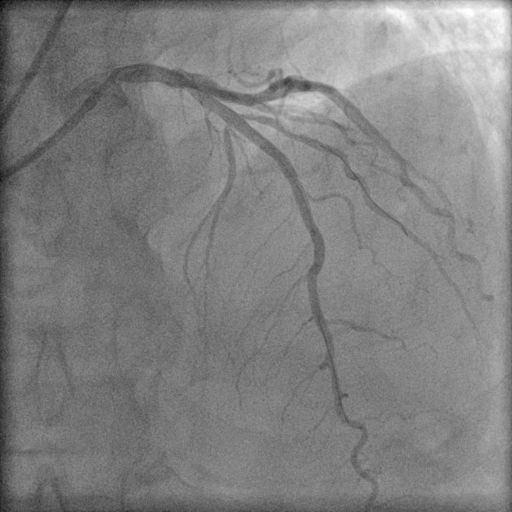
#> input picture Image_2.png, 512 x 512 px
$ python Segmentation_2.py
#> lines starting #> are read from the running program, lines starting #| are printed output that depends on the picture; after the words box and inside, x2 and y2 are one past the last pixel; in counts of white or black regions, pixels touching at a corner belong together
'''
Projekt w ramach przedmiotu Komputerowe Wspomaganie Obrazowej Diadnostyki Medycznej
wykrywanie przeweżen w tetnicach wieńcowych
'''

# ############################################## BIBLIOTEKI ########################################################## #
import numpy as np
import cv2 as cv
from matplotlib import pyplot as plt
from scipy import ndimage
import pandas as pd
from skimage.morphology import skeletonize
from skimage import data
from skimage.util import invert

# ############################################### FUNKCJE WLASNE ##################################################### #
def number(snc):
    img_rows, img_cols = snc.shape
    max_img = snc.max()
    min_img = snc.min()
    num_vec = np.zeros(max_img+1)
    for i in range(img_cols):
        for j in range(img_rows):
            pom = snc[i, j]
            if pom != 2:
                num_vec[pom] = num_vec[pom]+1
    num = 0
    max_value = num_vec.max()
    for i in range(max_img+1):
        if num_vec[i] == max_value:
            num = i

    return num

def imadjust(snc, a, b, c, d, gamma=1):
    img_rows, img_cols = snc.shape
    y = snc
    for i in range(img_cols):
        for j in range(img_rows):
            if snc[j, i] <= a:
                y[j, i] = c
            elif snc[j, i] >= b:
                y[j, i] = d
            else:
                y[j, i] = int((((snc[j, i] - a) / (b - a)) ** gamma) * (d - c) + c)

    return y

# ############################################## WCZYTYWANIE OBRAZÓW ################################################# #
img_gray = cv.imread('Image_2.png', 0)
#> img_gray is the input picture: shape (512, 512); min 4, max 255, mean 128.9

'''plt.imshow(img_gray, 'gray')
plt.show()'''
# ######################################## PRZYGOTOWANIE DO SEGMENTACJI ############################################## #

# FILTRACJA ____________________________________________________________________________________________________________
img_gray_filtr = cv.medianBlur(img_gray, 5)

# WYROWNANIE HISTOGRAMU ________________________________________________________________________________________________
clahe = cv.createCLAHE(clipLimit=1., tileGridSize=(3, 3))
img_gray_equal = clahe.apply(img_gray_filtr)

'''plt.imshow(img_gray_equal, 'gray')
plt.show()'''

# NIELINIOWA ZMIANA JASNOSCI ___________________________________________________________________________________________
down_tresh = 0      # TO DO STEROWANIA
up_thresh = 200     # TO DO STEROWANIA
gamma = 1.4        # TO DO STEROWANIA
img_gamma = imadjust(img_gray_equal, down_tresh, up_thresh, 10, 255, gamma)
#> after the loop in imadjust, `for i in range(img_cols):`:
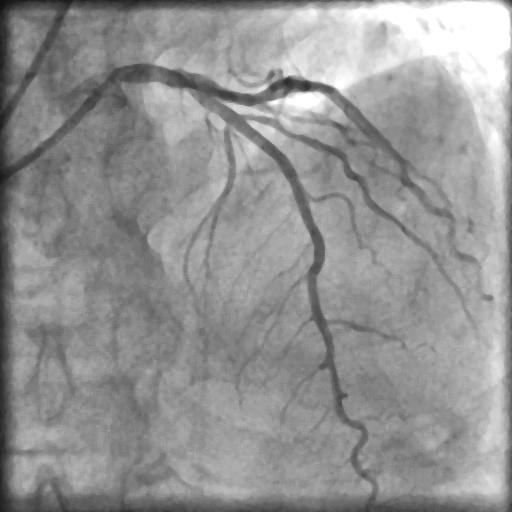
#> y: shape (512, 512); min 14, max 255, mean 147.4

'''plt.imshow(img_gamma, 'gray')
plt.show()'''
# ########################################## KONIEC PRZYGOTOWANIA DO SEGMENTACJI ##################################### #


# ###################################################### SEGMENTACJA ################################################# #

# PROGOWANIE ___________________________________________________________________________________________________________
thresh = 200 #TO DO STROWANIA

img_bin = cv.adaptiveThreshold(img_gray_filtr, thresh, cv.ADAPTIVE_THRESH_GAUSSIAN_C, cv.THRESH_BINARY_INV, 17, 5)
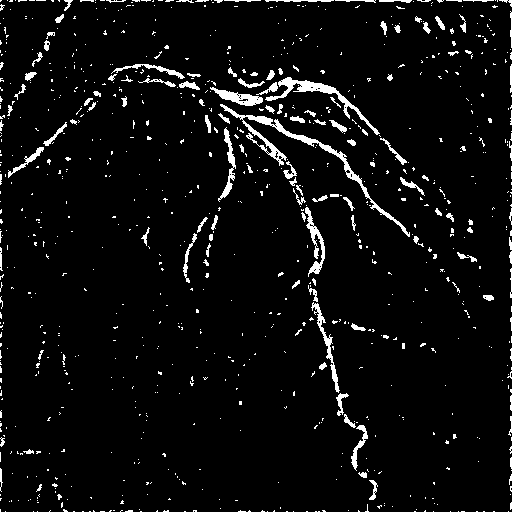
#> img_bin: shape (512, 512); values 0 (black) and 200 (white), 4.8% white; 898 white regions (778 under 20 px), largest, box (x1, y1, x2, y2) and area: (220, 104, 410, 237) 1441, (265, 77, 380, 135) 834, (305, 207, 325, 277) 452
img_bin_bg = cv.adaptiveThreshold(img_gray_filtr, thresh, cv.ADAPTIVE_THRESH_GAUSSIAN_C, cv.THRESH_BINARY_INV, 21, 5)
#> img_bin_bg: shape (512, 512); values 0 (black) and 200 (white), 6.5% white; 931 white regions (792 under 20 px), largest, box (x1, y1, x2, y2) and area: (219, 104, 411, 237) 2058, (205, 77, 407, 165) 1687, (308, 285, 368, 472) 1114


# MORFOLOGIA ___________________________________________________________________________________________________________
kernel = cv.getStructuringElement(cv.MORPH_ELLIPSE, (5, 5))
kernel_d = cv.getStructuringElement(cv.MORPH_RECT, (3, 3))
kernel_e = cv.getStructuringElement(cv.MORPH_CROSS, (3, 3))

maska_fg_true = cv.dilate(img_bin, kernel_d, iterations=4)
#> maska_fg_true: shape (512, 512); values 0 (black) and 200 (white), 34.7% white; 192 white regions, largest, box (x1, y1, x2, y2) and area: (0, 0, 512, 512) 56789, (0, 406, 54, 512) 1525, (43, 465, 146, 512) 1329
sure_fg = cv.erode(maska_fg_true, kernel_e, iterations=3)
#> sure_fg: shape (512, 512); values 0 (black) and 200 (white), 17.1% white; 219 white regions (97 under 20 px), largest, box (x1, y1, x2, y2) and area: (0, 0, 512, 512) 34078, (0, 409, 51, 512) 734, (51, 473, 143, 512) 601
sure_fg = np.uint8(sure_fg)
plt.imshow(sure_fg, 'gray')
plt.show()

maska_bg_true = cv.erode(img_bin_bg, kernel_d, iterations=1)
#> maska_bg_true: shape (512, 512); values 0 (black) and 200 (white), 1.8% white; 318 white regions (279 under 20 px), largest, box (x1, y1, x2, y2) and area: (270, 78, 366, 121) 478, (210, 88, 263, 105) 325, (310, 289, 339, 392) 315
sure_bg = cv.dilate(maska_bg_true, kernel, iterations=7)
#> sure_bg: shape (512, 512); values 0 (black) and 200 (white), 45.2% white; 23 white regions, largest, box (x1, y1, x2, y2) and area: (0, 0, 512, 512) 100815, (25, 471, 80, 512) 1541, (25, 337, 78, 375) 1431
plt.imshow(sure_bg, 'gray')
plt.show()


# WATHERSHED ___________________________________________________________________________________________________________
unknown = cv.subtract(sure_bg, sure_fg)
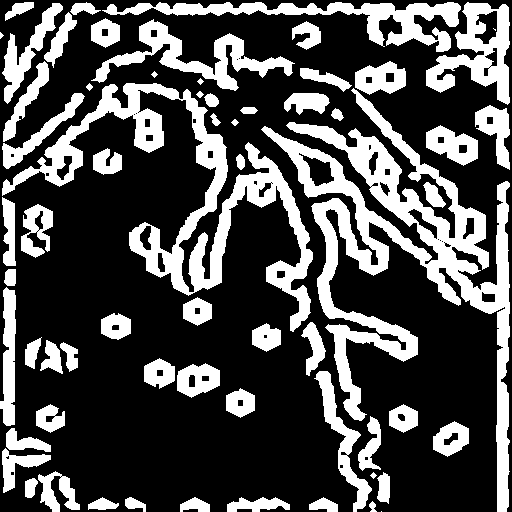
#> unknown: shape (512, 512); values 0 (black) and 200 (white), 30.3% white; 64 white regions (3 under 20 px), largest, box (x1, y1, x2, y2) and area: (261, 88, 510, 512) 22483, (2, 83, 313, 332) 14168, (102, 2, 461, 52) 4923
plt.imshow(unknown, 'gray')
plt.show()

_, markers = cv.connectedComponents(sure_fg)
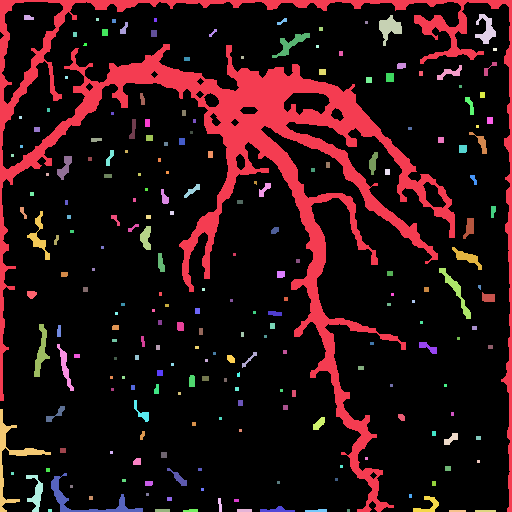
#> markers: shape (512, 512) int32; 220 distinct labels, from 0 to 219; one colour per label, 0 black
markers = markers+1
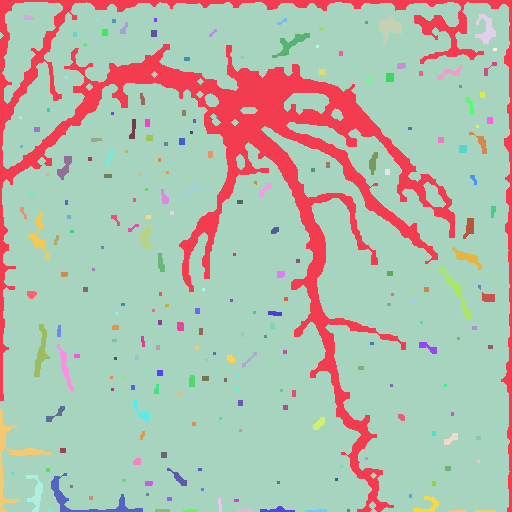
#> markers: shape (512, 512) int32; 220 distinct labels, from 1 to 220; one colour per label, 0 black
markers[unknown == 255] = 0

img_color = cv.cvtColor(img_gray_filtr, cv.COLOR_GRAY2BGR)

edges = cv.watershed(img_color, markers)
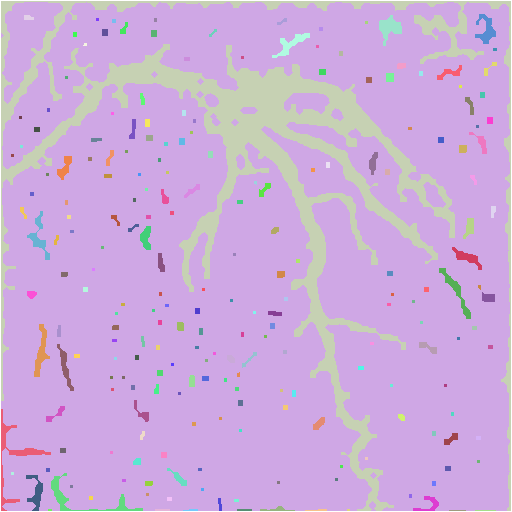
#> edges: shape (512, 512) int32; 221 distinct labels, from -1 to 220; one colour per label, 0 black, -1 white
plt.imshow(edges, 'gray')
plt.show()

# WYBIERANIE NACZYNIA __________________________________________________________________________________________________
seed = np.copy(img_gray_filtr)
seed[:, :] = [0]
#> seed: shape (512, 512); every value is 0
number_img = number(edges+1)
#> in number, `max_img = snc.max()`: max_img = 221
#> in number, `min_img = snc.min()`: min_img = 0
#> after the loop in number, `for i in range(img_cols):`: num_vec = 222 values, max 32641 at index 3, min 0 at index 1, mean 202.9
#> in number, `max_value = num_vec.max()`: max_value = 32641
#> number_img = 3

seed[edges == 2] = 1
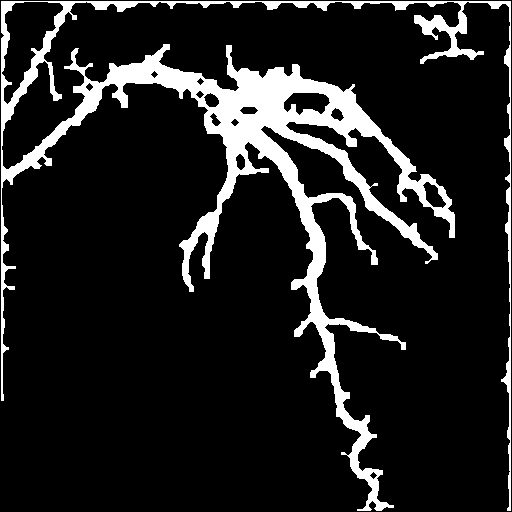
#> seed: shape (512, 512); values 0 (black) and 1 (white), 12.5% white; 1 white region, box (x1, y1, x2, y2) and area: (1, 1, 511, 511) 32641
plt.imshow(seed, 'gray')
plt.show()

'''
# ################################################ KONIEC SEGMENTACJI ################################################ #


# ############################################## PRZETWRARZANIE MASKI ################################################ #

# DOCINANIE MASKI ______________________________________________________________________________________________________
cut_vertical = 20
cut_horizonatal = 70

cut = seed[cut_horizonatal:-cut_horizonatal, cut_vertical:-cut_vertical]
# cut_dilate = cv.dilate(cut, kernel_d, iterations=1)

# MASKA O WIELKOSCI ORGINALNEGO ________________________________________________________________________________________
img_good_binary = np.copy(img_gray)
img_good_binary[:, :] = [0]

img_rows, img_cols = cut.shape  # rozmiar obrazu
xp = cut_horizonatal
xk = img_rows+cut_horizonatal
yp = cut_vertical
yk = img_cols+cut_vertical

img_good_binary[xp:xk, yp:yk] = cut
plt.subplot(1, 2, 1)
plt.imshow(img_gray, 'gray')

plt.subplot(1, 2, 2)
plt.title("img_good_binary")
plt.imshow(img_good_binary, 'gray')
plt.show()
print(img_good_binary.max())
# ############################################ KONIEC PRZETWARZANIA MASKI ############################################ #

# ZAPIS ZDJECIA ________________________________________________________________________________________________________
cv.imwrite('outt.png', img_good_binary*255)

# SZKIELET NACZYN WIENCOWYCH ___________________________________________________________________________________________
skeleton = skeletonize(img_good_binary)

# WYKRYWANIE KRAWEDZI __________________________________________________________________________________________________

out_canny = cv.Canny(img_gray, 10, 80)


laplacian = np.array(([1, 1, 1],
                      [1, -8, 1],
                      [1, 1, 1]), dtype=np.float32)*30

img_laplace = cv.filter2D(img_gamma_filtr, -1, laplacian)

kernel = cv.getStructuringElement(cv.MORPH_CROSS, (3, 3))

img_erode = cv.erode(img_laplace, kernel, iterations=1)
img_dilate = cv.dilate(img_erode, kernel, iterations=4)
img_erode = cv.erode(img_dilate, kernel, iterations=3)
kernel = cv.getStructuringElement(cv.MORPH_ELLIPSE, (3, 3))
img_dilate = cv.dilate(img_erode, kernel, iterations=2)
img_erode = cv.erode(img_dilate, kernel, iterations=2)


# WYCIECIE ORGINALNYCH NACZYN __________________________________________________________________________________________
img_bitwise = cv.bitwise_and(img_gray_filtr, img_gray_filtr, mask=img_good_binary)

# WYSWIETLANIE SZKIELETU _______________________________________________________________________________________________
img_bitwise_color = cv.cvtColor(img_bitwise, cv.COLOR_GRAY2BGR)
img_bitwise_color[skeleton == 1] = [255, 0, 0]
img_color[skeleton == 1] = [255, 0, 0]
cv.imwrite('out_skiel1.png', img_bitwise_color)
cv.imwrite('out_skiel1.png', img_color)


plt.title("img_bitwise")
plt.imshow(img_color, interpolation="bicubic")
plt.show()

'''

$ run again, with Image_1.png copied over Image_2.png
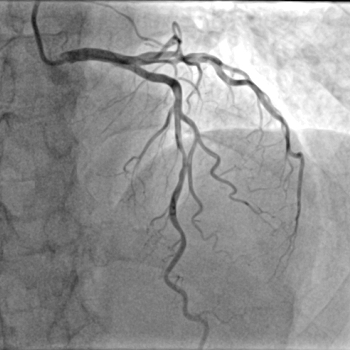
#> input picture Image_1.png, 350 x 350 px
#> img_gray is the input picture: shape (350, 350); min 0, max 255, mean 148
#> img_bin: shape (350, 350); values 0 (black) and 200 (white), 11.8% white; 573 white regions (459 under 20 px), largest, box (x1, y1, x2, y2) and area: (31, 3, 305, 241) 3471, (122, 66, 263, 350) 3005, (35, 0, 350, 2) 346
#> img_bin_bg: shape (350, 350); values 0 (black) and 200 (white), 13.9% white; 531 white regions (389 under 20 px), largest, box (x1, y1, x2, y2) and area: (31, 3, 305, 350) 6916, (35, 0, 350, 2) 348, (123, 108, 173, 175) 345
#> maska_fg_true: shape (350, 350); values 0 (black) and 200 (white), 63.3% white; 107 black regions (56 under 20 px), largest, box (x1, y1, x2, y2) and area: (177, 139, 350, 350) 16029, (5, 42, 200, 345) 14555, (0, 114, 74, 350) 6973
#> sure_fg: shape (350, 350); values 0 (black) and 200 (white), 39.1% white; 72 white regions (24 under 20 px), largest, box (x1, y1, x2, y2) and area: (0, 0, 350, 350) 40171, (20, 219, 95, 299) 1396, (23, 92, 100, 189) 1365
#> maska_bg_true: shape (350, 350); values 0 (black) and 200 (white), 4.3% white; 274 white regions (242 under 20 px), largest, box (x1, y1, x2, y2) and area: (129, 68, 236, 346) 1411, (201, 54, 304, 220) 699, (64, 49, 176, 66) 688
#> sure_bg: shape (350, 350); values 0 (black) and 200 (white), 79% white; 34 black regions (12 under 20 px), largest, box (x1, y1, x2, y2) and area: (190, 189, 350, 350) 12204, (79, 118, 189, 350) 8852, (0, 263, 59, 350) 1378
#> unknown: shape (350, 350); values 0 (black) and 200 (white), 41.6% white; 75 white regions (2 under 20 px), largest, box (x1, y1, x2, y2) and area: (0, 120, 143, 348) 11903, (193, 137, 296, 258) 5758, (0, 39, 134, 170) 4885
#> `edges = cv.watershed(img_color, markers)`:
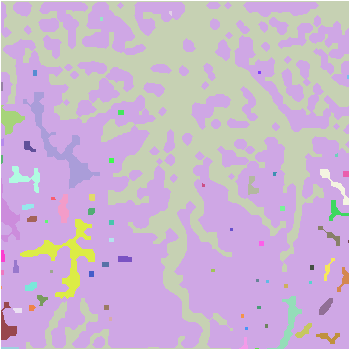
#> edges: shape (350, 350) int32; 74 distinct labels, from -1 to 73; one colour per label, 0 black, -1 white
#> max_img = 74
#> min_img = 0
#> after the loop in number, `for i in range(img_cols):`: num_vec = 75 values, max 39505 at index 3, min 0 at index 1, mean 645.1
#> max_value = 39505
#> number_img = 3
#> `seed[edges == 2] = 1`:
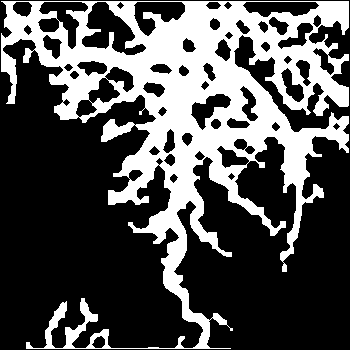
#> seed: shape (350, 350); values 0 (black) and 1 (white), 32.2% white; 1 white region, box (x1, y1, x2, y2) and area: (1, 1, 349, 349) 39505
